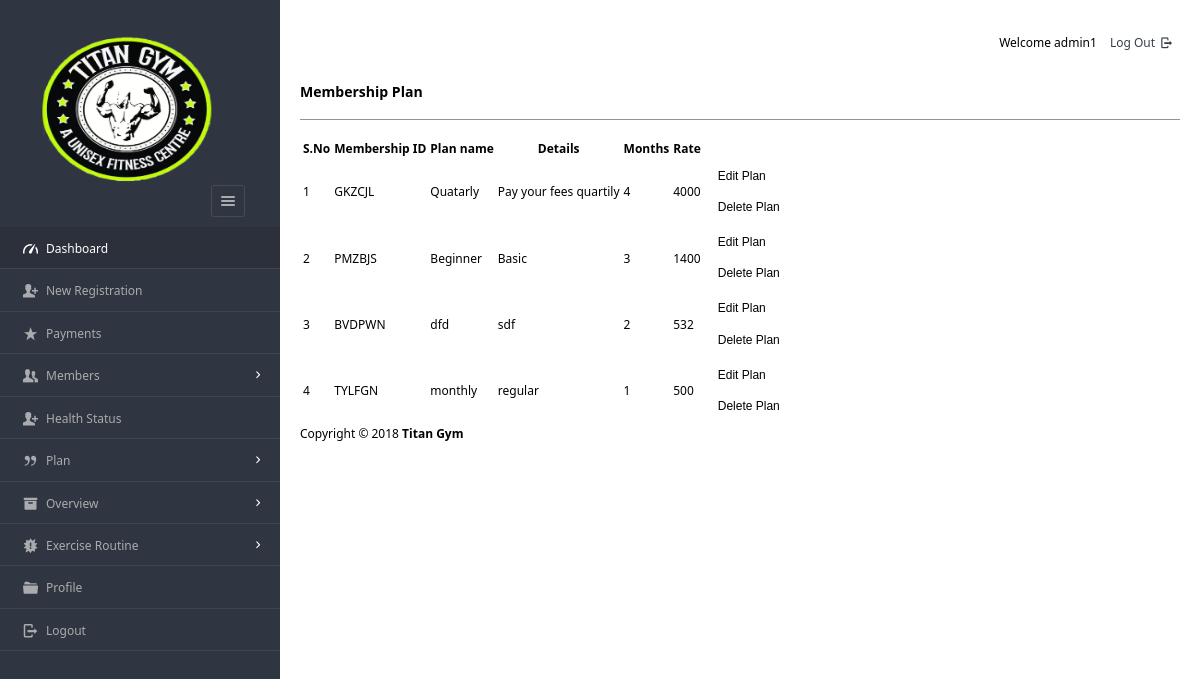
Before: /Files/dashboard/admin/view_plan.php (signed in) with the older database file.
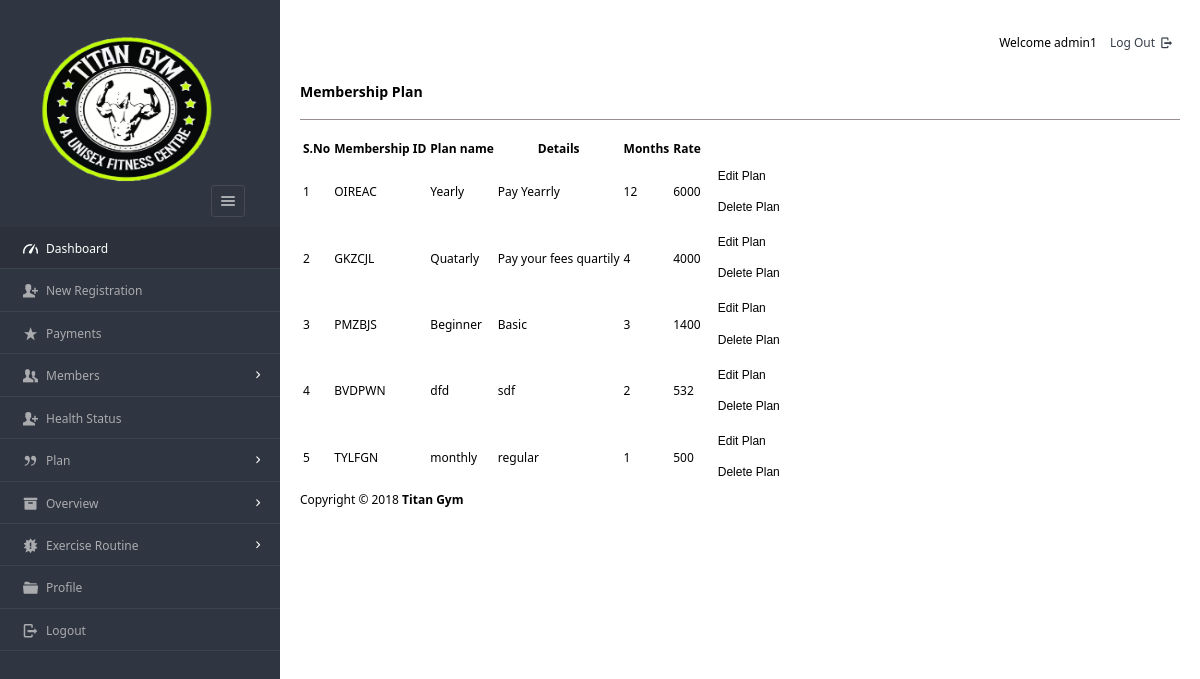
After: the same page with the newer database file.
### tables this page shows
CREATE TABLE `plan`  (
  `pid` varchar(8) NOT NULL,
  `planName` varchar(20) NOT NULL,
  `description` varchar(50) NOT NULL,
  `validity` varchar(20) NOT NULL,
  `amount` int(10) NOT NULL,
  PRIMARY KEY (`pid`) USING BTREE,
  INDEX `pid`(`pid`) USING BTREE
);

### Files/dashboard/admin/view_plan.php (the view, shortened to what this page needs)
<?php
require '../../include/db_conn.php';
?>
<!DOCTYPE html>
<html lang="en">
<head>
    <link rel="stylesheet" href="../../css/style.css"  id="style-resource-5">
    <link rel="stylesheet" href="../../css/dashMain.css">
    <link rel="stylesheet" type="text/css" href="../../css/entypo.css">
</head>
     <body class="page-body  page-fade" onload="collapseSidebar()">
    	<div class="page-container sidebar-collapsed" id="navbarcollapse">
		<div class="sidebar-menu">
			<header class="logo-env">
			<div class="logo">
				<a href="main.php">
					<img src="../../images/logo.png" alt="" width="192" height="80" />
				</a>
			</div>
					<div class="sidebar-collapse" onclick="collapseSidebar()">
				<a href="#" class="sidebar-collapse-icon with-animation">
					<i class="entypo-menu"></i>
				</a>
			</div>
			</header>
    		<?php include('nav.php'); ?>
    	</div>
    		<div class="main-content">
				<div class="row">
					<div class="col-md-6 col-sm-8 clearfix">
					</div>
					<div class="col-md-6 col-sm-4 clearfix hidden-xs">
						<ul class="list-inline links-list pull-right">
							<li>Welcome <?php echo $_SESSION['full_name']; ?>
							</li>
							<li>
								<a href="logout.php">
									Log Out <i class="entypo-logout right"></i>
								</a>
							</li>
						</ul>
					</div>
				</div>
		<h3>Membership Plan</h3>
		<hr />
		<table class="table table-bordered datatable" id="table-1">
			<thead>
				<tr>
					<th>S.No</th>
					<th>Membership ID</th>
					<th>Plan name</th>
					<th>Details</th>
					<th>Months</th>
					<th>Rate</th>
					<th></th>
				</tr>
			</thead>
				<tbody>
					<?php
					$query  = "select * from plan ORDER BY amount DESC";
					$result = mysqli_query($con, $query);
					$sno    = 1;
					if (mysqli_affected_rows($con) != 0) {
					    while ($row = mysqli_fetch_array($result, MYSQLI_ASSOC)) {
					        $msgid = $row['pid'];
					        echo "<tr><td>" . $sno . "</td>";
					        echo "<td>" . $row['pid'] . "</td>";
					        echo "<td>" . $row['planName'] . "</td>";
					        echo "<td>" . $row['description'] . "</td>";
					        echo "<td>" . $row['validity'] . "</td>";
					        echo "<td>" . $row['amount'] . "</td>";
					        $sno++;
					        echo "<td><form action='edit_plan.php' method='post'><input type='hidden' name='name' value='" . $msgid . "'/><input type='submit' value='Edit Plan ' class='btn btn-info'/></form><form action='del_plan.php' method='post' onSubmit='return ConfirmDelete();'><input type='hidden' name='name' value='" . $msgid . "'/><input type='submit' value='Delete Plan' class='btn btn-danger'/></form></td></tr>";
					    }
					}
					?>
				</tbody>
		</table>
<?php include('footer.php'); ?>
    	</div>
    </body>
</html>

Changed rows visible on the page:
added plan: pid "OIREAC", planName "Yearly", description "Pay Yearrly", validity "12", amount "6000"
